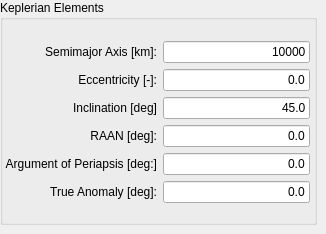
      <widget class="QWidget" name="keplerianPage">
       <widget class="QGroupBox" name="KeplerianGroupBox">
        <property name="geometry">
         <rect>
          <x>0</x>
          <y>0</y>
          <width>317</width>
          <height>225</height>
         </rect>
        </property>
        <property name="toolTip">
         <string>Orbital elements are the parameters required to uniquely identify a specific orbit.
In celestial mechanics these elements are generally considered in classical two-body 
systems, where a Kepler orbit is used (derived from Newton's laws of motion and 
Newton's law of universal gravitation). There are many different ways to 
mathematically describe the same orbit, but certain schemes each consisting of 
a set of six parameters are commonly used in astronomy and orbital mechanics.</string>
        </property>
        <property name="title">
         <string>Keplerian Elements</string>
        </property>
        <property name="flat">
         <bool>true</bool>
        </property>
        <widget class="QWidget" name="formLayoutWidget_3">
         <property name="geometry">
          <rect>
           <x>5</x>
           <y>30</y>
           <width>305</width>
           <height>184</height>
          </rect>
         </property>
         <layout class="QFormLayout" name="formLayout_3">
          <property name="labelAlignment">
           <set>Qt::AlignRight|Qt::AlignTrailing|Qt::AlignVCenter</set>
          </property>
          <property name="formAlignment">
           <set>Qt::AlignCenter</set>
          </property>
          <item row="0" column="0">
           <widget class="QLabel" name="a_3">
            <property name="text">
             <string>Semimajor Axis [km]:</string>
            </property>
            <property name="alignment">
             <set>Qt::AlignRight|Qt::AlignTrailing|Qt::AlignVCenter</set>
            </property>
           </widget>
          </item>
          <item row="1" column="0">
           <widget class="QLabel" name="e_3">
            <property name="text">
             <string>Eccentricity [-]:</string>
            </property>
            <property name="alignment">
             <set>Qt::AlignRight|Qt::AlignTrailing|Qt::AlignVCenter</set>
            </property>
           </widget>
          </item>
          <item row="2" column="0">
           <widget class="QLabel" name="i_3">
            <property name="text">
             <string>Inclination [deg]</string>
            </property>
            <property name="alignment">
             <set>Qt::AlignRight|Qt::AlignTrailing|Qt::AlignVCenter</set>
            </property>
           </widget>
          </item>
          <item row="3" column="0">
           <widget class="QLabel" name="raan_3">
            <property name="text">
             <string>RAAN [deg]:</string>
            </property>
            <property name="alignment">
             <set>Qt::AlignRight|Qt::AlignTrailing|Qt::AlignVCenter</set>
            </property>
           </widget>
          </item>
          <item row="4" column="0">
           <widget class="QLabel" name="omega_3">
            <property name="text">
             <string>Argument of Periapsis [deg:]</string>
            </property>
            <property name="alignment">
             <set>Qt::AlignRight|Qt::AlignTrailing|Qt::AlignVCenter</set>
            </property>
           </widget>
          </item>
          <item row="5" column="0">
           <widget class="QLabel" name="nu_3">
            <property name="text">
             <string>True Anomaly [deg]:</string>
            </property>
            <property name="alignment">
             <set>Qt::AlignRight|Qt::AlignTrailing|Qt::AlignVCenter</set>
            </property>
           </widget>
          </item>
          <item row="0" column="1">
           <widget class="QLineEdit" name="semimajorAxisEdit">
            <property name="toolTip">
             <string>...similar to the radius of a circle, its length is the distance between 
the geometric center of the orbital ellipse with the periapsis (point 
of closest approach to the central body), passing through the focal 
point where the center of mass resides.</string>
            </property>
            <property name="text">
             <string>10000</string>
            </property>
            <property name="alignment">
             <set>Qt::AlignRight|Qt::AlignTrailing|Qt::AlignVCenter</set>
            </property>
           </widget>
          </item>
          <item row="1" column="1">
           <widget class="QLineEdit" name="eccentricityEdit">
            <property name="toolTip">
             <string>...shape of the ellipse, describing how flattened
it is compared with a circle.</string>
            </property>
            <property name="text">
             <string>0.0</string>
            </property>
            <property name="alignment">
             <set>Qt::AlignRight|Qt::AlignTrailing|Qt::AlignVCenter</set>
            </property>
           </widget>
          </item>
          <item row="2" column="1">
           <widget class="QLineEdit" name="inclinationEdit">
            <property name="toolTip">
             <string>...vertical tilt of the ellipse with respect to the reference plane, 
measured at the ascending node (where the orbit passes upward 
through the reference plane).</string>
            </property>
            <property name="text">
             <string>45.0</string>
            </property>
            <property name="alignment">
             <set>Qt::AlignRight|Qt::AlignTrailing|Qt::AlignVCenter</set>
            </property>
           </widget>
          </item>
          <item row="3" column="1">
           <widget class="QLineEdit" name="raanEdit">
            <property name="toolTip">
             <string>...horizontally orients the ascending node of the ellipse 
(where the orbit passes upward through the reference plane)
with respect to the reference frame's vernal point.</string>
            </property>
            <property name="text">
             <string>0.0</string>
            </property>
            <property name="alignment">
             <set>Qt::AlignRight|Qt::AlignTrailing|Qt::AlignVCenter</set>
            </property>
           </widget>
          </item>
          <item row="4" column="1">
           <widget class="QLineEdit" name="argOfPeriapsisEdit">
            <property name="toolTip">
             <string>&lt;!DOCTYPE HTML PUBLIC &quot;-//W3C//DTD HTML 4.0//EN&quot; &quot;http://www.w3.org/TR/REC-html40/strict.dtd&quot;&gt;
&lt;html&gt;&lt;head&gt;&lt;meta name=&quot;qrichtext&quot; content=&quot;1&quot; /&gt;&lt;style type=&quot;text/css&quot;&gt;
p, li { white-space: pre-wrap; }
&lt;/style&gt;&lt;/head&gt;&lt;body style=&quot; font-family:'Lucida Grande'; font-size:13pt; font-weight:400; font-style:normal;&quot;&gt;
&lt;p style=&quot; margin-top:0px; margin-bottom:0px; margin-left:0px; margin-right:0px; -qt-block-indent:0; text-indent:0px;&quot;&gt;...defines the orientation of the ellipse (in which direction it &lt;/p&gt;
&lt;p style=&quot; margin-top:0px; margin-bottom:0px; margin-left:0px; margin-right:0px; -qt-block-indent:0; text-indent:0px;&quot;&gt;is flattened compared to a circle) in the orbital plane, as an angle&lt;/p&gt;
&lt;p style=&quot; margin-top:0px; margin-bottom:0px; margin-left:0px; margin-right:0px; -qt-block-indent:0; text-indent:0px; -qt-user-state:769;&quot;&gt;measured from the ascending node to the semimajor axis.&lt;/p&gt;&lt;/body&gt;&lt;/html&gt;</string>
            </property>
            <property name="text">
             <string>0.0</string>
            </property>
            <property name="alignment">
             <set>Qt::AlignRight|Qt::AlignTrailing|Qt::AlignVCenter</set>
            </property>
           </widget>
          </item>
          <item row="5" column="1">
           <widget class="QLineEdit" name="trueAnomalyEdit">
            <property name="toolTip">
             <string>...defines the position of the orbiting body along the ellipse 
at a specific time (the &quot;epoch&quot;).</string>
            </property>
            <property name="text">
             <string>0.0</string>
            </property>
            <property name="alignment">
             <set>Qt::AlignRight|Qt::AlignTrailing|Qt::AlignVCenter</set>
            </property>
           </widget>
          </item>
         </layout>
        </widget>
       </widget>
      </widget>
